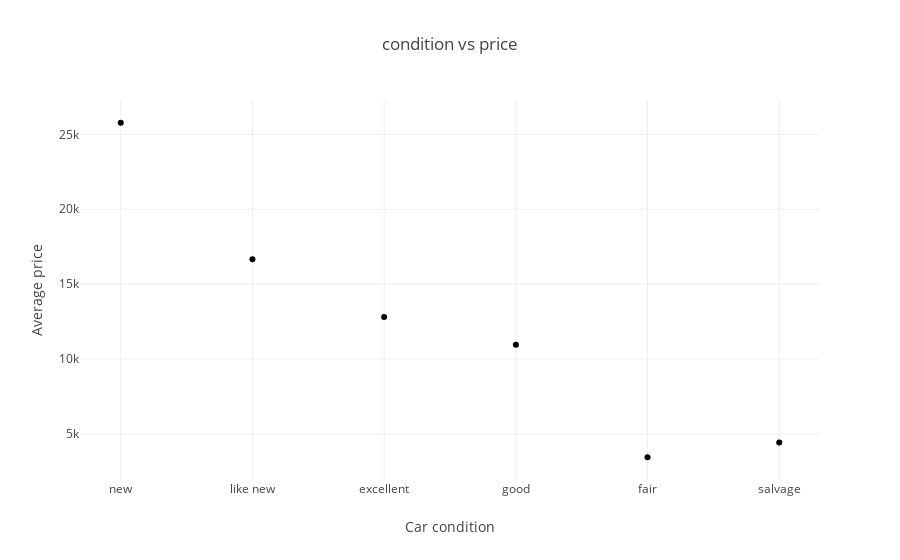

The cell this chart's notebook holds for it:
### Markdown cell above
Here, we will investigate the dependence of the average price of cars on their conditions.

### Code cell
condition_price = vehicles.groupby('condition')['price'].agg(['mean', 'count']).reset_index()
condition_order = ['new', 'like new', 'excellent', 'good',  'fair', 'salvage', ]
condition_price['condition'] = pd.Categorical(condition_price['condition'], categories=condition_order, ordered=True)
condition_sorted = condition_price.sort_values('condition')
condition_sorted.head(13)

fig_condition = px.scatter(condition_sorted, x='condition', y='mean', title='condition vs price')
fig_condition.update_layout(xaxis_title='Car condition', yaxis_title='Average price')

fig_condition.show()

### Figure 1 — Plotly figure (JSON) as saved in the notebook; plotly's stock layout.template omitted (floating-point values rounded to 4 significant figures)
{"data": [{"hovertemplate": "condition=%{x}<br>mean=%{y}<extra></extra>", "legendgroup": "", "marker": {"color": "#000001", "symbol": "circle"}, "mode": "markers", "name": "", "orientation": "v", "showlegend": false, "type": "scatter", "x": ["new", "like new", "excellent", "good", "fair", "salvage"], "xaxis": "x", "y": [25780.0, 16660.0, 12800.0, 10950.0, 3435.0, 4413.0], "yaxis": "y"}], "layout": {"legend": {"tracegroupgap": 0}, "title": {"text": "condition vs price"}, "xaxis": {"anchor": "y", "domain": [0, 1], "title": {"text": "Car condition"}}, "yaxis": {"anchor": "x", "domain": [0, 1], "title": {"text": "Average price"}}}}
